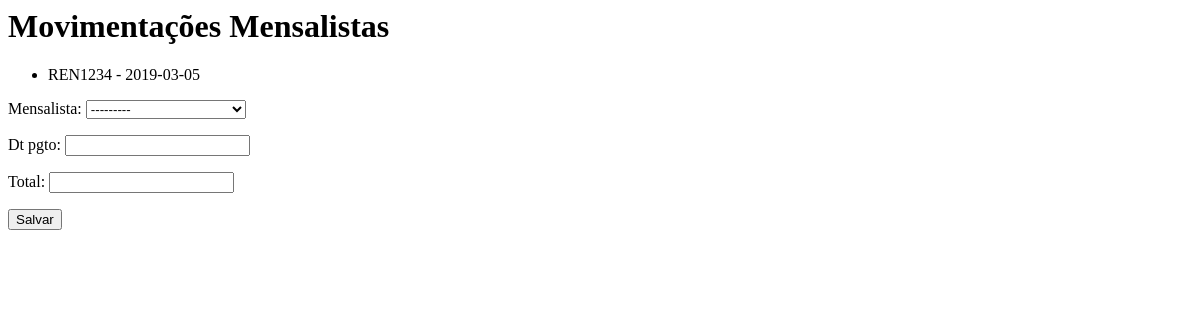
The app's page /core/mov-mensalistas/, older data.
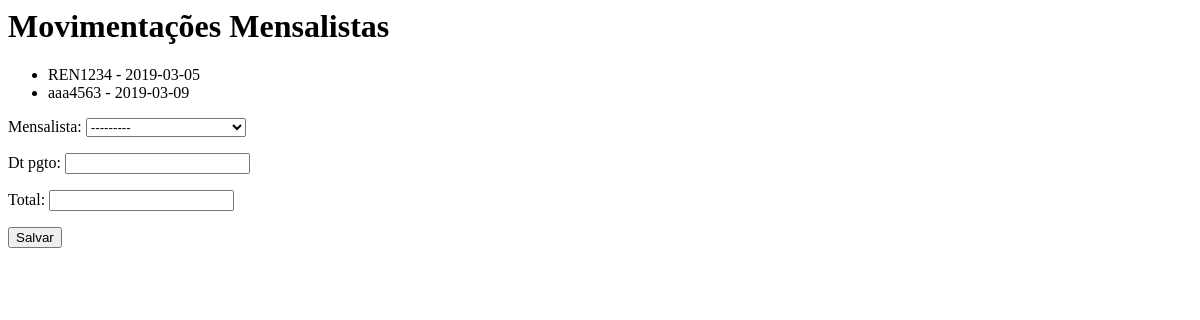
The same page, newer data.
### core/models.py (models this page shows, shortened)
class MovMensalista(models.Model):
    mensalista = models.ForeignKey(Mensalista, on_delete=models.CASCADE)
    dt_pgto = models.DateField()
    total = models.DecimalField(max_digits=6, decimal_places=2)

class Mensalista(models.Model):
    veiculo = models.ForeignKey(Veiculo, on_delete=models.CASCADE)
    inicio = models.DateField()
    valor_mes = models.DecimalField(max_digits=6, decimal_places=2)
    def __str__(self):
        return str(self.veiculo) + ' - ' + str(self.inicio)

class Veiculo(models.Model):
    marca = models.ForeignKey(Marca, on_delete=models.CASCADE)
    placa = models.CharField(max_length=7)
    proprietario = models.ForeignKey(Pessoa, on_delete=models.CASCADE)
    cor = models.CharField(max_length=15)
    observacoes = models.TextField()
    def __str__(self):
        return self.placa

### core/views.py (the view)
def lista_movmensalista(request):
    form = MovMensalistaForm()
    mov_mens = MovMensalista.objects.all()
    return render(request, 'core/lista_movmensalistas.html',
        {'mov_mens': mov_mens, 'form': form})

### core/forms.py
class MovMensalistaForm(ModelForm):
    class Meta:
        model = MovMensalista
        fields = '__all__'

### core/templates/core/lista_movmensalistas.html
<h1>Movimentações Mensalistas</h1>
<ul>
{% for mov in mov_mens %}
    <li>{{ mov.mensalista }}</li>
{% endfor %}
</ul>
<div>
    <form action="{% url 'core_mov_mensalista_add' %}" method="POST">{% csrf_token %}
        {{ form.as_p }}
        <button type="submit">Salvar</button>
    </form>
</div>

Row changes from the older to the newer data that the page shows:
added MovMensalista: mensalista "aaa4563 - 2019-03-09"
